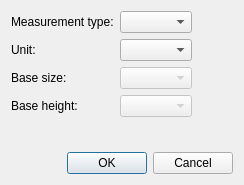
<?xml version="1.0" encoding="UTF-8"?>
<ui version="4.0">
 <class>DialogNewMeasurements</class>
 <widget class="QDialog" name="DialogNewMeasurements">
  <property name="windowModality">
   <enum>Qt::WindowModal</enum>
  </property>
  <property name="geometry">
   <rect>
    <x>0</x>
    <y>0</y>
    <width>244</width>
    <height>185</height>
   </rect>
  </property>
  <property name="windowTitle">
   <string>New measurement file</string>
  </property>
  <property name="windowIcon">
   <iconset resource="../share/resources/seamlymeicon.qrc">
    <normaloff>:/seamlymeicon/64x64/logo.png</normaloff>:/seamlymeicon/64x64/logo.png</iconset>
  </property>
  <layout class="QVBoxLayout" name="verticalLayout">
   <item>
    <layout class="QFormLayout" name="formLayout">
     <property name="fieldGrowthPolicy">
      <enum>QFormLayout::ExpandingFieldsGrow</enum>
     </property>
     <item row="0" column="0">
      <widget class="QLabel" name="label">
       <property name="text">
        <string>Measurement type:</string>
       </property>
      </widget>
     </item>
     <item row="0" column="1">
      <widget class="QComboBox" name="comboBoxMType">
       <property name="sizePolicy">
        <sizepolicy hsizetype="Preferred" vsizetype="Preferred">
         <horstretch>0</horstretch>
         <verstretch>0</verstretch>
        </sizepolicy>
       </property>
      </widget>
     </item>
     <item row="1" column="0">
      <widget class="QLabel" name="label_5">
       <property name="text">
        <string>Unit:</string>
       </property>
      </widget>
     </item>
     <item row="1" column="1">
      <widget class="QComboBox" name="comboBoxUnit">
       <property name="sizePolicy">
        <sizepolicy hsizetype="Preferred" vsizetype="Preferred">
         <horstretch>0</horstretch>
         <verstretch>0</verstretch>
        </sizepolicy>
       </property>
      </widget>
     </item>
     <item row="2" column="0">
      <widget class="QLabel" name="label_2">
       <property name="text">
        <string>Base size:</string>
       </property>
      </widget>
     </item>
     <item row="2" column="1">
      <widget class="QComboBox" name="comboBoxBaseSize">
       <property name="enabled">
        <bool>false</bool>
       </property>
       <property name="sizePolicy">
        <sizepolicy hsizetype="Preferred" vsizetype="Preferred">
         <horstretch>0</horstretch>
         <verstretch>0</verstretch>
        </sizepolicy>
       </property>
       <property name="minimumSize">
        <size>
         <width>0</width>
         <height>0</height>
        </size>
       </property>
       <property name="minimumContentsLength">
        <number>3</number>
       </property>
      </widget>
     </item>
     <item row="3" column="0">
      <widget class="QLabel" name="label_3">
       <property name="text">
        <string>Base height:</string>
       </property>
      </widget>
     </item>
     <item row="3" column="1">
      <widget class="QComboBox" name="comboBoxBaseHeight">
       <property name="enabled">
        <bool>false</bool>
       </property>
       <property name="sizePolicy">
        <sizepolicy hsizetype="Preferred" vsizetype="Preferred">
         <horstretch>0</horstretch>
         <verstretch>0</verstretch>
        </sizepolicy>
       </property>
       <property name="minimumSize">
        <size>
         <width>0</width>
         <height>0</height>
        </size>
       </property>
       <property name="minimumContentsLength">
        <number>4</number>
       </property>
      </widget>
     </item>
    </layout>
   </item>
   <item>
    <widget class="QDialogButtonBox" name="buttonBox">
     <property name="orientation">
      <enum>Qt::Horizontal</enum>
     </property>
     <property name="standardButtons">
      <set>QDialogButtonBox::Cancel|QDialogButtonBox::Ok</set>
     </property>
    </widget>
   </item>
  </layout>
 </widget>
 <resources>
  <include location="../share/resources/seamlymeicon.qrc"/>
 </resources>
 <connections>
  <connection>
   <sender>buttonBox</sender>
   <signal>accepted()</signal>
   <receiver>DialogNewMeasurements</receiver>
   <slot>accept()</slot>
   <hints>
    <hint type="sourcelabel">
     <x>248</x>
     <y>254</y>
    </hint>
    <hint type="destinationlabel">
     <x>157</x>
     <y>274</y>
    </hint>
   </hints>
  </connection>
  <connection>
   <sender>buttonBox</sender>
   <signal>rejected()</signal>
   <receiver>DialogNewMeasurements</receiver>
   <slot>reject()</slot>
   <hints>
    <hint type="sourcelabel">
     <x>316</x>
     <y>260</y>
    </hint>
    <hint type="destinationlabel">
     <x>286</x>
     <y>274</y>
    </hint>
   </hints>
  </connection>
 </connections>
</ui>
